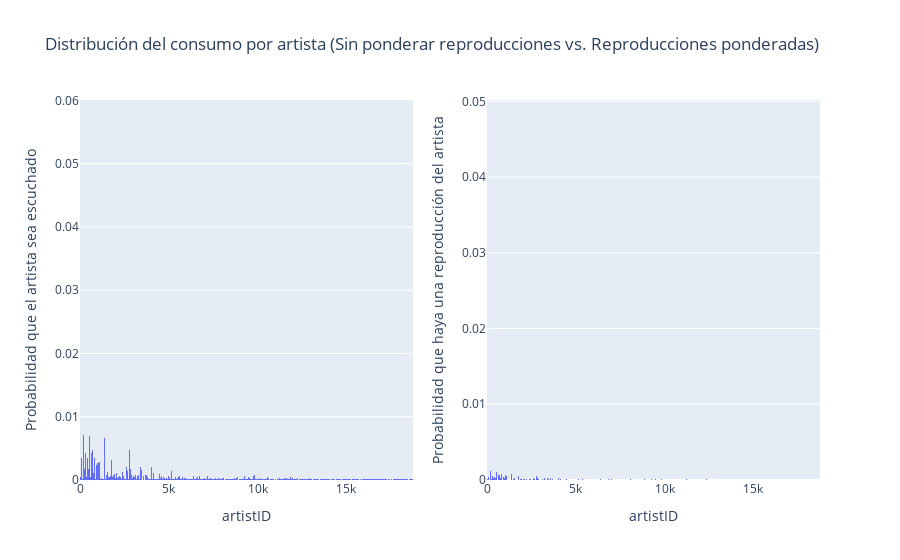

The notebook cell saved with this chart:
### Markdown cell above
Esta parte el interés es poder analizar qué tanto se escucha cada artista.  Consideraremos:

- Un primer escenario (sin ponderar) en el que todos los artistas son igualmente relevantes sin tener en cuenta el número de reproducciones, únicamente cuántos usuarios lo escucharon.
- Un segundo escenario (ponderando) en el que los artistas adquieren cierto peso o relevancia según la cantidad de reproducciones que han tenido entre los usuarios.

### Code cell
# Utilice este espacio para escribir el código.
nbins = users_artists['artistID'].nunique()

# Sin ponderar
# Solo tenemos en cuenta cuántos usuarios han "consumido" cada artista.  Y lo usamos para obtener la probabilidad de que cada artista pueda ser escuchado del total de artistas.
artists_stats = users_artists.groupby('artistID')['userID'].nunique().reset_index().rename(columns={'userID': 'usuarios_escuchado'})
artists_stats['puntaje_no_ponderado'] = artists_stats['usuarios_escuchado'] / users_artists['artistID'].nunique()
artists_stats.sort_values(by='puntaje_no_ponderado', ascending=False)
artists_stats.set_index('artistID', inplace=True)

# Para ponderar las reproducciones por artista sumamos las reproducciones por artista.
# De esta manera las reproducciones de cada artista tendrán una relevancia dentro de la probabilidad de que ese artista sea escuchado del total de reproducciones.
total_reproductions = users_artists['nro_reproducciones'].sum()
artists_stats['nro_reproducciones'] = users_artists.groupby('artistID').agg({'userID': 'nunique', 'nro_reproducciones': 'sum'})['nro_reproducciones']
artists_stats['puntaje_ponderado'] = users_artists.groupby('artistID').agg({'userID': 'nunique', 'nro_reproducciones': 'sum'})['nro_reproducciones'] / total_reproductions
artists_stats.reset_index(inplace=True)

fig_sin_ponderar = px.histogram(artists_stats, x='artistID', y='puntaje_no_ponderado', nbins=nbins, title='Distribución de probabilidad sin ponderar del consumo por artista')
fig_ponderada = px.histogram(artists_stats, x='artistID', y='puntaje_ponderado', nbins=nbins, title='Distribución de probabilidad ponderada del consumo por artista')

# Agregamos los nombres de los artistas a nuestro dataframe de estadísticas para facilitar visualizaciones más adelante
artists_stats.set_index('artistID')
artists_stats = pd.merge(artists, artists_stats, on='artistID')

# Para mostrar los dos gráficos juntos...
fig = sp.make_subplots(rows=1, cols=2)
fig.add_trace(fig_sin_ponderar['data'][0], row=1, col=1)
fig.add_trace(fig_ponderada['data'][0], row=1, col=2)

# Personalizar etiquetas de ejes
fig.update_xaxes(title_text='artistID', row=1, col=1)
fig.update_xaxes(title_text='artistID', row=1, col=2)
fig.update_yaxes(title_text='Probabilidad que el artista sea escuchado', row=1, col=1)
fig.update_yaxes(title_text='Probabilidad que haya una reproducción del artista', row=1, col=2)
fig.update_layout(title_text='Distribución del consumo por artista (Sin ponderar reproducciones vs. Reproducciones ponderadas)', showlegend=False)

fig.show()

### Figure 1 — Plotly figure (JSON) as saved in the notebook; plotly's stock layout.template omitted (floating-point values rounded to 4 significant figures; data arrays with more than 128 entries replaced by an {"elided": "..."} marker saying what was removed)
{"data": [{"alignmentgroup": "True", "bingroup": "x", "histfunc": "sum", "hovertemplate": "artistID=%{x}<br>sum of puntaje_no_ponderado=%{y}<extra></extra>", "legendgroup": "", "marker": {"color": "#636efa", "pattern": {"shape": ""}}, "name": "", "nbinsx": 17632, "offsetgroup": "", "orientation": "v", "showlegend": false, "type": "histogram", "x": {"elided": "17632 int values"}, "xaxis": "x", "y": {"elided": "17632 float values"}, "yaxis": "y"}, {"alignmentgroup": "True", "bingroup": "x", "histfunc": "sum", "hovertemplate": "artistID=%{x}<br>sum of puntaje_ponderado=%{y}<extra></extra>", "legendgroup": "", "marker": {"color": "#636efa", "pattern": {"shape": ""}}, "name": "", "nbinsx": 17632, "offsetgroup": "", "orientation": "v", "showlegend": false, "type": "histogram", "x": {"elided": "17632 int values"}, "xaxis": "x2", "y": {"elided": "17632 float values"}, "yaxis": "y2"}], "layout": {"showlegend": false, "title": {"text": "Distribución del consumo por artista (Sin ponderar reproducciones vs. Reproducciones ponderadas)"}, "xaxis": {"anchor": "y", "domain": [0, 0.45], "title": {"text": "artistID"}}, "xaxis2": {"anchor": "y2", "domain": [0.55, 1], "title": {"text": "artistID"}}, "yaxis": {"anchor": "x", "domain": [0, 1], "title": {"text": "Probabilidad que el artista sea escuchado"}}, "yaxis2": {"anchor": "x2", "domain": [0, 1], "title": {"text": "Probabilidad que haya una reproducción del artista"}}}}
